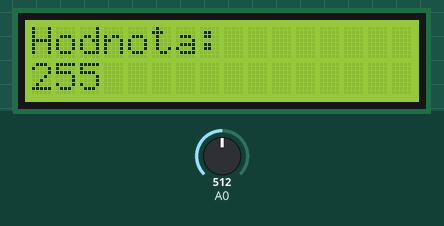
Simulated run of this sketch. Board: Arduino Uno, built with avr-gcc and run on an emulated ATmega328P. Parts: 16×2 character LCD. The inputs (shaded band) are chosen by the test bench; at power-on: A0 = 512. EEPROM starts erased.

Above: at 1.2 s.
1.3 s: A0 set to 544
2.8 s: A0 set to 565
At 3.6 s:
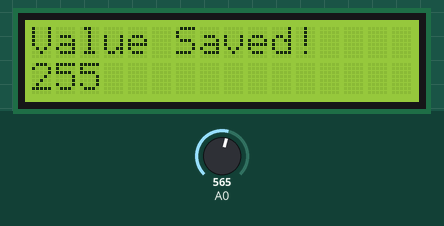
4.3 s: A0 set to 370
At 5.4 s:
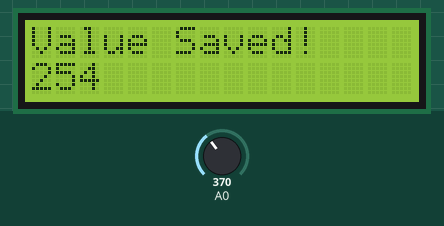
Timing chart, 0 to 7.3 s (numbered marks = the images above; inputs shaded):
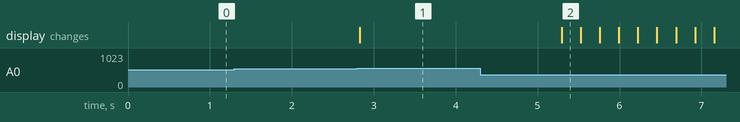

Measured:
- the behaviour switches between 555 and 556 on A0 (found by bisection; images 0 and 1)
- after the input at 1.3 s, every drawn part: stays the same
- after the input at 2.8 s, the display: changes at once (image 1)
- after the input at 4.3 s, the display: changes after 0.99 s (image 2)

The sketch:

15_Storing_values.ino
```cpp
#include <LiquidCrystal.h>
#include <EEPROM.h>

LiquidCrystal lcd(8,9,4,5,6,7);

int num = 0;
int eepromAdress = 0;

void setup() {
  lcd.begin(16,2);
  num = EEPROM.read(eepromAdress);
  lcd.print("Hodnota: ");
  lcd.setCursor(0,1);
  lcd.print(num);
}

void loop() {
  int cmd = analogRead(0);
  // if up button (increment value)
  if (cmd > 50 && cmd < 195) {
    num++;
    lcd.setCursor(0, 1);
    lcd.print("                ");  // Remove bottom row
    lcd.setCursor(0, 1);
    lcd.print(num);
  }
  // if down button (decrement value)
  if (cmd > 195 && cmd < 380) {
    num--;
    lcd.setCursor(0, 1);
    lcd.print("                ");  // Remove bottom row
    lcd.setCursor(0, 1);
    lcd.print(num);
  }
  // if select button (save current value)
  if (cmd > 555 && cmd < 800) {
    EEPROM.write(eepromAdress, num);
    lcd.setCursor(0,0);
    lcd.print("Value Saved!");
    delay(1000);
  }
  delay(230);
}
```
